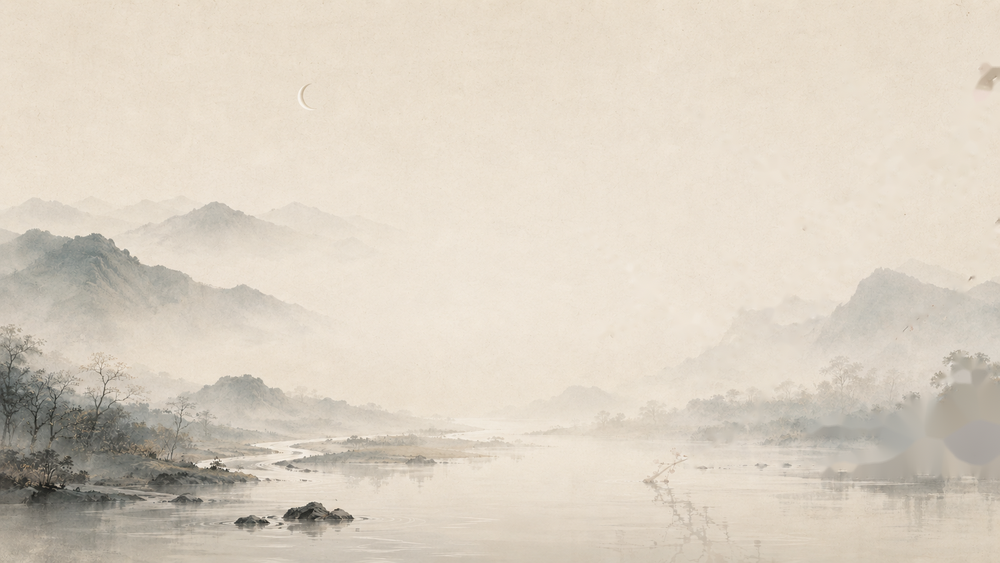
#> input picture client/src/assets/index/concept/index-v1-concept.png, 1000 x 563 px, shrunk from 1672 x 941 before the run, found by its file name
$ python analyze_index_center.py
#> lines starting #> are read from the running program, lines starting #| are printed output that depends on the picture; after the words box and inside, x2 and y2 are one past the last pixel; in counts of white or black regions, pixels touching at a corner belong together
import numpy as np
from PIL import Image

PATH = r"C:\Users\liuwanting05\Desktop\Webpersonal\Webpersonal\client\src\assets\index\concept\index-v1-concept.png"
img = Image.open(PATH).convert("RGB")
#> img is the input picture: PIL image 1000x563 RGB; mean R, G, B 218.7, 209.1, 194.8
ca = np.array(img).astype(np.int16)
H, W = ca.shape[:2]
#> H = 563; W = 1000
R, G, B = ca[:, :, 0], ca[:, :, 1], ca[:, :, 2]
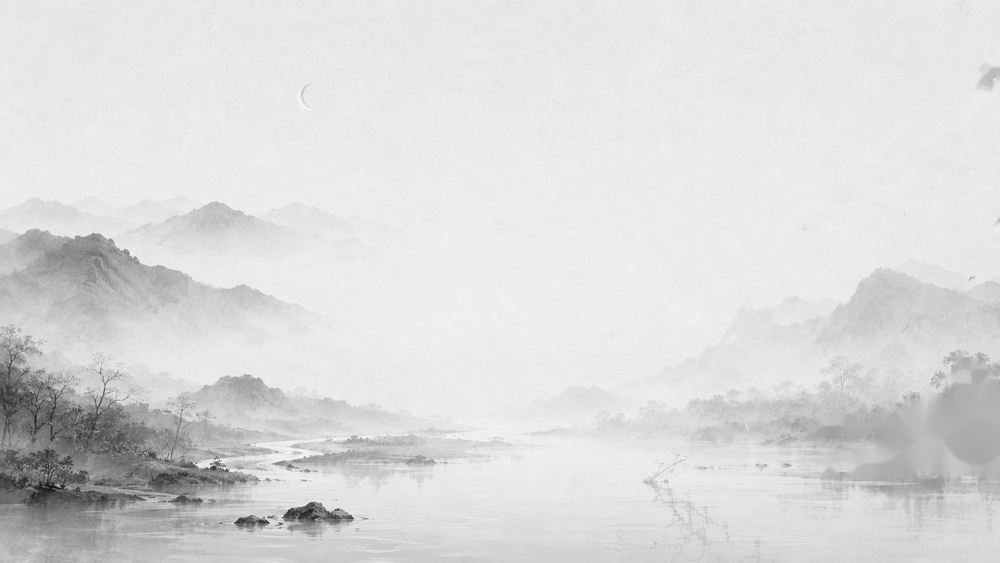
#> R: shape (563, 1000) int16; min 17, max 251, mean 218.7
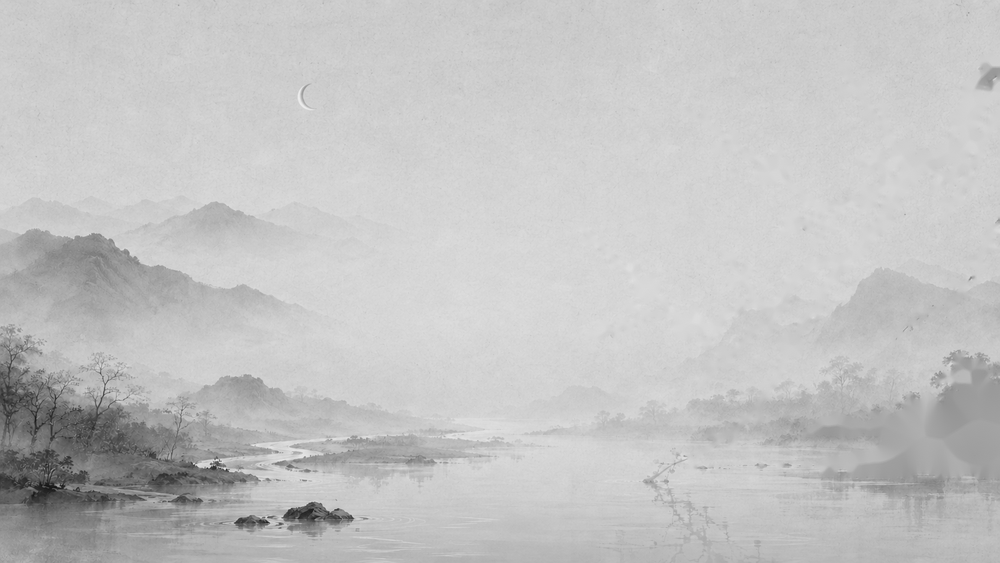
#> B: shape (563, 1000) int16; min 18, max 236, mean 194.8
lum = 0.299 * R + 0.587 * G + 0.114 * B

print(f"Image: {W}x{H}")
#| Image: 1000x563

# Center region where content sits (left 48%, top 55% → content sheet center)
# content sheet is min(54vw,760px) centered at 48%, 55%
print("\nCenter region luminance (rows 35%-75%, cols 20%-75%):")
for ry in [0.35, 0.45, 0.55, 0.65, 0.75]:
    row = int(ry * H)
    vals = []
    for rx in [0.2, 0.35, 0.48, 0.6, 0.75]:
        col = int(rx * W)
        v = int(lum[row, col])
        vals.append(f"{v:3d}")
    print(f"  y={ry:.0%}: " + " ".join(vals))

# Average luminance of center region
cx0, cx1 = int(0.25*W), int(0.7*W)
#> cx0 = 250; cx1 = 700
cy0, cy1 = int(0.35*H), int(0.75*H)
#> cy0 = 197; cy1 = 422
center = lum[cy0:cy1, cx0:cx1]
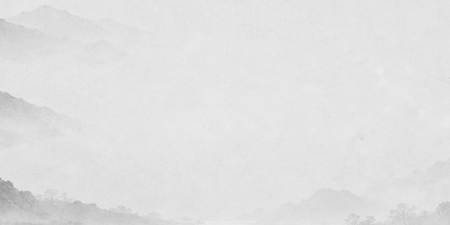
#> center: shape (225, 450) float64; min 154.1, max 234.8, mean 225.2
print(f"\nCenter region avg luminance: {center.mean():.0f}")
#| Center region avg luminance: 225
print(f"Center region min/max: {center.min()}/{center.max()}")
#| Center region min/max: 154.088/234.839
print(f"Dark pixels (<120) in center: {(center<120).sum()} / {center.size}")
#| Dark pixels (<120) in center: 0 / 101250
print(f"Bright pixels (>200) in center: {(center>200).sum()} / {center.size}")
#| Bright pixels (>200) in center: 99352 / 101250

# Moon position (bright round area, upper area)
bright = lum > 230
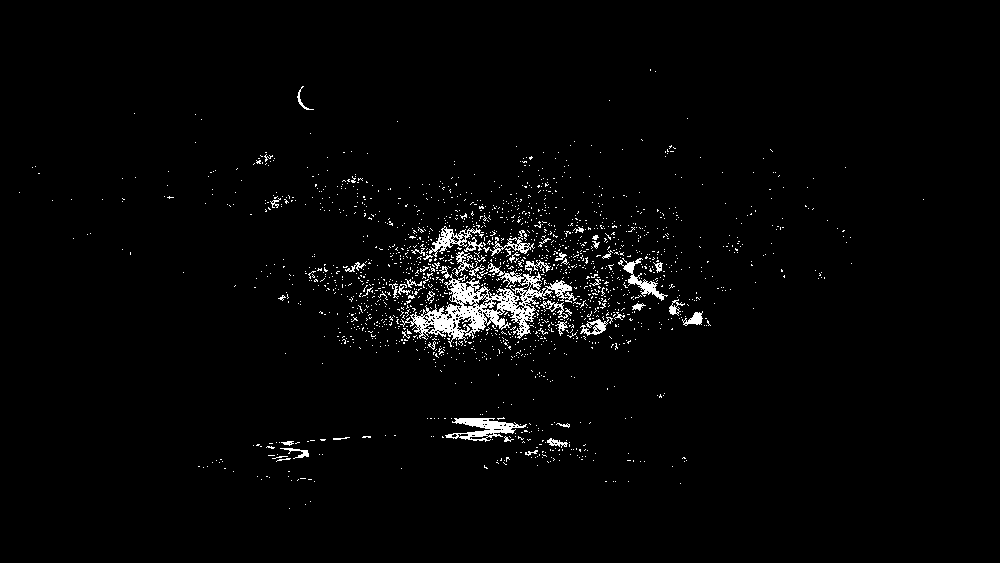
#> bright: shape (563, 1000) bool; 2.3% white in thin lines or dots, all inside (x1, y1, x2, y2) = (19, 69, 924, 509)
ys, xs = np.where(bright)
#> ys = 12843 values from 69 to 508; xs = 12843 values, max 923 at index 484, min 19 at index 386, mean 495.4
print(f"\nBrightest areas: x {xs.min()}-{xs.max()}, y {ys.min()}-{ys.max()}")
#| Brightest areas: x 19-923, y 69-508
